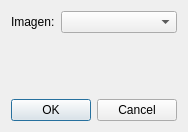
<?xml version="1.0" encoding="UTF-8"?>
<ui version="4.0">
 <class>Image_selector_gray</class>
 <widget class="QDialog" name="Image_selector_gray">
  <property name="geometry">
   <rect>
    <x>0</x>
    <y>0</y>
    <width>184</width>
    <height>132</height>
   </rect>
  </property>
  <property name="windowTitle">
   <string>Dialog</string>
  </property>
  <layout class="QGridLayout" name="gridLayout">
   <item row="2" column="0" colspan="2">
    <widget class="QDialogButtonBox" name="buttonBox">
     <property name="orientation">
      <enum>Qt::Horizontal</enum>
     </property>
     <property name="standardButtons">
      <set>QDialogButtonBox::Cancel|QDialogButtonBox::Ok</set>
     </property>
    </widget>
   </item>
   <item row="0" column="0">
    <widget class="QLabel" name="label">
     <property name="sizePolicy">
      <sizepolicy hsizetype="Maximum" vsizetype="Preferred">
       <horstretch>0</horstretch>
       <verstretch>0</verstretch>
      </sizepolicy>
     </property>
     <property name="text">
      <string>Imagen:</string>
     </property>
    </widget>
   </item>
   <item row="0" column="1">
    <widget class="QComboBox" name="comboBox"/>
   </item>
   <item row="1" column="0">
    <spacer name="verticalSpacer">
     <property name="orientation">
      <enum>Qt::Vertical</enum>
     </property>
     <property name="sizeHint" stdset="0">
      <size>
       <width>20</width>
       <height>40</height>
      </size>
     </property>
    </spacer>
   </item>
  </layout>
 </widget>
 <resources/>
 <connections>
  <connection>
   <sender>buttonBox</sender>
   <signal>accepted()</signal>
   <receiver>Image_selector_gray</receiver>
   <slot>accept()</slot>
   <hints>
    <hint type="sourcelabel">
     <x>248</x>
     <y>254</y>
    </hint>
    <hint type="destinationlabel">
     <x>157</x>
     <y>274</y>
    </hint>
   </hints>
  </connection>
  <connection>
   <sender>buttonBox</sender>
   <signal>rejected()</signal>
   <receiver>Image_selector_gray</receiver>
   <slot>reject()</slot>
   <hints>
    <hint type="sourcelabel">
     <x>316</x>
     <y>260</y>
    </hint>
    <hint type="destinationlabel">
     <x>286</x>
     <y>274</y>
    </hint>
   </hints>
  </connection>
 </connections>
</ui>
